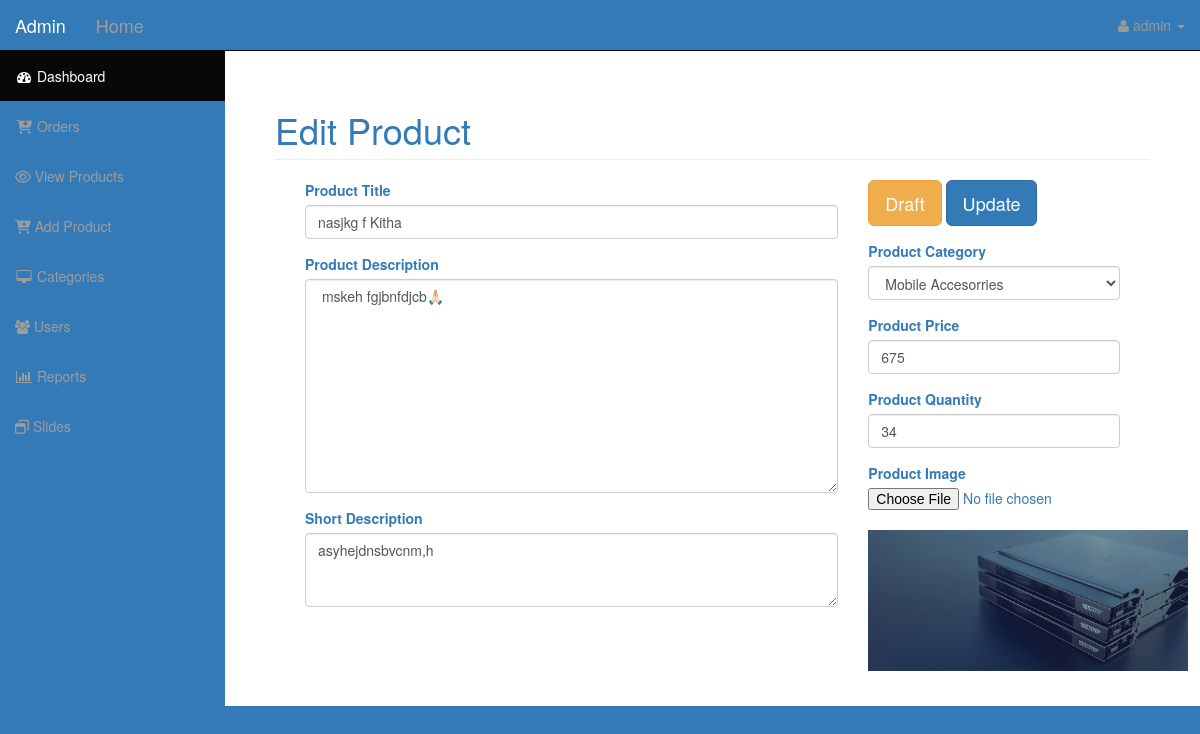
Screenshot of /eBusiness/t/ecom/public/admin/index.php?edit_products&id=14 (signed in) with the database file from the repository.
### tables this page shows
CREATE TABLE `products` (
  `product_id` int(11) NOT NULL,
  `product_title` varchar(255) NOT NULL,
  `product_category_id` int(11) NOT NULL,
  `product_price` float NOT NULL,
  `product_quantity` int(11) NOT NULL,
  `product_description` text NOT NULL,
  `short_desc` text NOT NULL,
  `product_image` varchar(255) NOT NULL DEFAULT 'https://place-hold.it/320x150/3ec1d5?text=This Is A Replacement Image By Mohit !',
  `full_image` varchar(255) NOT NULL
);

CREATE TABLE `categories` (
  `cat_id` int(11) NOT NULL,
  `cat_title` varchar(255) NOT NULL,
  `cat_image` varchar(255) NOT NULL,
  `cat_desc` text NOT NULL
);

### eBusiness/t/ecom/resources/functions.php (called while the page is built, shortened)
<?php
$upload_directory = "uploads";
function query($sql)
{
	global $connection;
	return mysqli_query($connection, $sql);
}
function escape_string($string)
{
	global $connection;
	return mysqli_real_escape_string($connection,$string);
}
function fetch_array($result)
{
	return mysqli_fetch_array($result);
}
function display_image_loc($picture)
{
	global $upload_directory;
	return $upload_directory . DS . $picture;
}
function display_categories_in_view_products($product_category_id)
{
	$category_query = query("SELECT * FROM categories WHERE cat_id = '{$product_category_id}'");
	while($category_row = fetch_array($category_query))
	{
		return $category_row['cat_title'];
	}
}
?>

### eBusiness/t/ecom/resources/templates/back/edit_products.php (the view, shortened to what this page needs)
        <div id="page-wrapper">
            <?php
            if(isset($_GET['id']))
            {
                $query = query("SELECT * FROM products WHERE product_id = " . escape_string($_GET['id']) . " ");
                while($row = fetch_array($query))
                {
                    $product_title       = escape_string($row['product_title']);
                    $product_category_id = escape_string($row['product_category_id']);
                    $product_price       = escape_string($row['product_price']);
                    $product_description = escape_string($row['product_description']);
                    $short_desc          = escape_string($row['short_desc']);
                    $product_quantity    = escape_string($row['product_quantity']);
                    $product_image       = escape_string($row['product_image']);
                    $product_image = display_image_loc($row['product_image']);
                }
            }
            ?>
            <div class="container-fluid">
<div class="col-md-12">
<div class="row">
<h1 class="page-header">
   Edit Product
</h1>
</div>
<form action="" method="post" enctype="multipart/form-data">
<div class="col-md-8">
<div class="form-group">
    <label for="product-title">Product Title </label>
        <input type="text" name="product_title" class="form-control" value= "<?php echo $product_title; ?>" >
    </div>
    <div class="form-group">
           <label for="product-title">Product Description</label>
      <textarea name="product_description" id="" cols="30" rows="10" class="form-control"><?php echo $product_description; ?></textarea>
    </div>
    <div class="form-group">
           <label for="product-title">Short Description</label>
      <textarea name="short_desc" id="" cols="30" rows="3" class="form-control"><?php echo $short_desc; ?></textarea>
    </div>
</div>
<aside id="admin_sidebar" class="col-md-4">
     <div class="form-group">
        <input type="submit" name="draft" class="btn btn-warning btn-lg" value="Draft">
        <input type="submit" name="update" class="btn btn-primary btn-lg" value="Update">
    </div>
    <div class="form-group">
         <label for="product-title">Product Category</label>
        <select name="product_category_id" id="" class="form-control">
            <option value="<?php echo $product_category_id; ?>"><?php echo display_categories_in_view_products($product_category_id); ?></option>
        </select>
    </div>
    <div class="form-group">
        <label for="product-price">Product Price</label>
        <input type="number" name="product_price" class="form-control" size="60" value="<?php echo $product_price; ?>">
    </div>
    <div class="form-group">
      <label for="product-title">Product Quantity</label>
         <input type="number" name="product_quantity" class="form-control" value="<?php echo $product_quantity; ?>">
    </div>
    <div class="form-group">
        <label for="product-title">Product Image</label>
        <input type="file" name="file" id="file">
        <br>
        <img  width = "320" src="../../resources/<?php echo $product_image; ?>">
    </div>
</aside>
</form>
            </div>
        </div>
    </div>

### eBusiness/t/ecom/public/admin/css/sb-admin.css (style rules this page uses)
body { margin-top: 100px; background-color: #337ab7; }
@media (min-width:768px) { body { margin-top: 50px; } }
#page-wrapper { width: 100%; padding: 0; background-color: #fff; }
@media (min-width:768px) { #page-wrapper { padding: 10px; } }

### rows the page displays
products: product_title "nasjkg f Kitha", product_description "mskeh fgjbnfdjcb🙏🏻", short_desc "asyhejdnsbvcnm,h", product_category_id "Mobile Accesorries", product_price "675", product_quantity "34", product_image (picture)

### other values shown
$_SESSION['username'] "admin"
